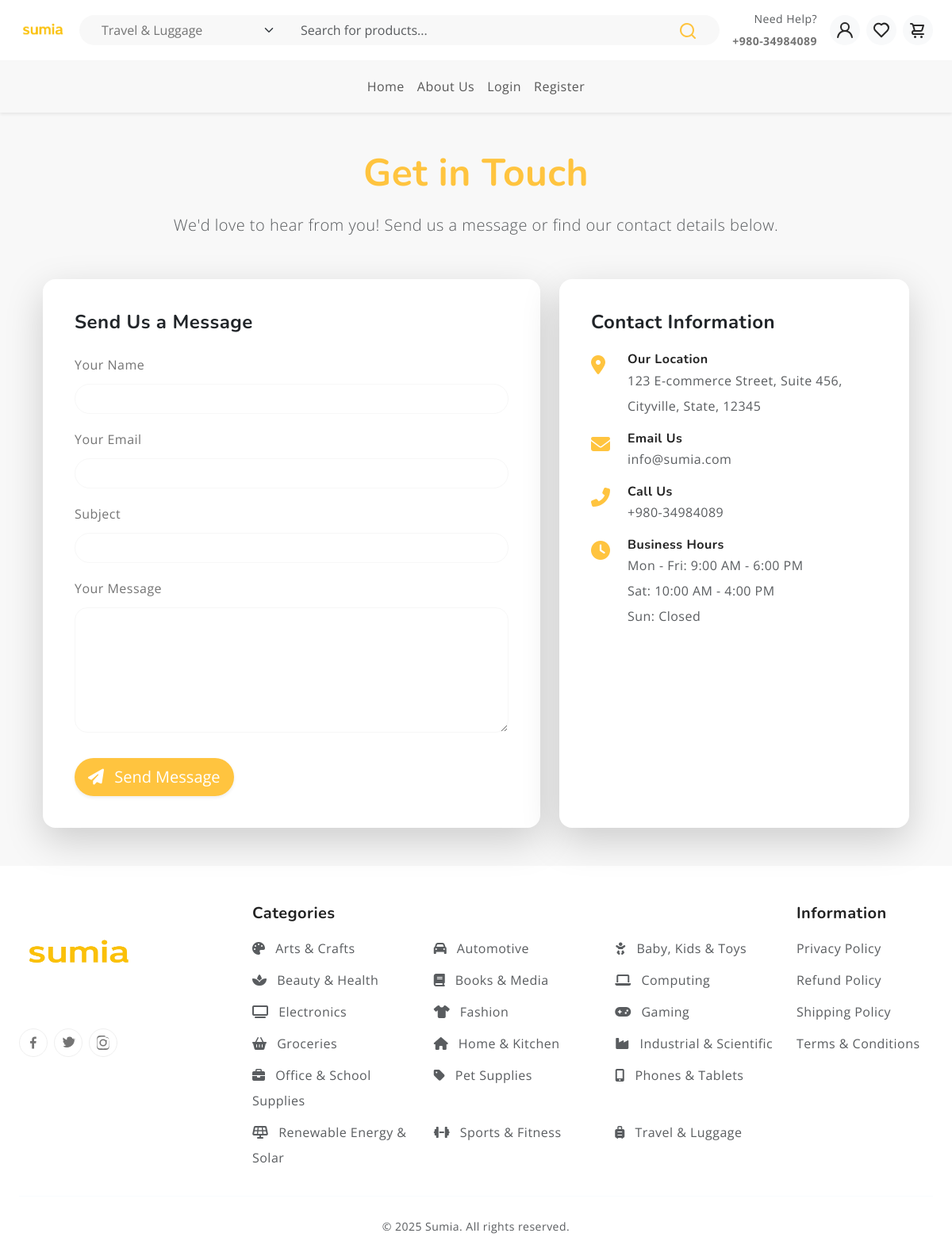
Page /contact/ on the committed database.
### pages/models.py (models this page shows, shortened)
class Category(models.Model):
    name = models.CharField(max_length=100, unique=True)
    slug = models.SlugField(max_length=100, unique=True, blank=True)
    parent = models.ForeignKey(
        'self',
        on_delete=models.SET_NULL,
        null=True,
        blank=True,
        related_name='subcategories'
    )
    description = models.TextField(blank=True)
    is_active = models.BooleanField(default=True)
    created_at = models.DateTimeField(auto_now_add=True)
    updated_at = models.DateTimeField(auto_now=True)
    icon = models.CharField(
        max_length=50,
        blank=True,
        null=True,
        help_text="Font Awesome 6 icon class (e.g., 'fa-solid fa-laptop'). Auto-assigned if empty."
    )
    class Meta:
        verbose_name_plural = 'Categories'
        ordering = ['name']
    CATEGORY_ICON_MAP = {
        'phones': 'fa-solid fa-mobile-alt', 'tablets': 'fa-solid fa-tablet-alt',
        'electronics': 'fa-solid fa-tv', 'computing': 'fa-solid fa-laptop',
        'laptops': 'fa-solid fa-laptop', 'desktops': 'fa-solid fa-desktop',
        'fashion': 'fa-solid fa-shirt', 'clothing': 'fa-solid fa-shirt',
        'shoes': 'fa-solid fa-shoe-prints', 'beauty': 'fa-solid fa-spa',
        'health': 'fa-solid fa-heart-pulse', 'home': 'fa-solid fa-house',
        'kitchen': 'fa-solid fa-blender', 'baby': 'fa-solid fa-baby',
        'kids': 'fa-solid fa-child', 'toys': 'fa-solid fa-robot',
        'sports': 'fa-solid fa-dumbbell', 'fitness': 'fa-solid fa-running',
        'automotive': 'fa-solid fa-car', 'motorcycles': 'fa-solid fa-motorcycle',
        'books': 'fa-solid fa-book', 'media': 'fa-solid fa-compact-disc',
        'gaming': 'fa-solid fa-gamepad', 'groceries': 'fa-solid fa-basket-shopping',
        'food': 'fa-solid fa-apple-whole', 'office': 'fa-solid fa-briefcase',
        'school': 'fa-solid fa-pencil-alt', 'arts': 'fa-solid fa-palette',
        'crafts': 'fa-solid fa-scissors', 'travel': 'fa-solid fa-suitcase-rolling',
        'luggage': 'fa-solid fa-suitcase', 'pets': 'fa-solid fa-paw',
        'industrial': 'fa-solid fa-industry', 'scientific': 'fa-solid fa-flask',
        'renewable': 'fa-solid fa-solar-panel', 'solar': 'fa-solid fa-sun',
        'power': 'fa-solid fa-bolt', 'smartphones': 'fa-solid fa-mobile-alt',
        'tablets': 'fa-solid fa-tablet-alt', 'televisions': 'fa-solid fa-tv',
        'cameras': 'fa-solid fa-camera', 'printers': 'fa-solid fa-print',
        'fragrances': 'fa-solid fa-spray-can', 'skincare': 'fa-solid fa-face-mask',
        'cookware': 'fa-solid fa-utensils', 'appliances': 'fa-solid fa-fan',
        'diapers': 'fa-solid fa-baby-carriage', 'strollers': 'fa-solid fa-baby-carriage',
        'consoles': 'fa-solid fa-gamepad', 'stationery': 'fa-solid fa-pen-fancy',
        'suitcases': 'fa-solid fa-suitcase-rolling', 'dog food': 'fa-solid fa-dog',
        'cat food': 'fa-solid fa-cat', 'test instruments': 'fa-solid fa-microscope',
        'power tools': 'fa-solid fa-screwdriver-wrench', 'inverters': 'fa-solid fa-charging-station',
        'batteries': 'fa-solid fa-battery-full',
    }
    DEFAULT_ICON = 'fa-solid fa-tag' # Fallback icon

### pages/views.py (the view)
# urls.py: path('contact/', contact, name='contact'),
def contact(request):
    top_level_categories = Category.objects.filter(parent__isnull=True).order_by('name')
    return render(request, 'contact.html', {'top_level_categories': top_level_categories})

### templates/contact.html (shortened to what this page needs)
{% extends 'base.html' %}
{% load static %}
{% block content %}
<section class="py-5 bg-light">
    <div class="container">
        <div class="text-center mb-5">
            <h2 class="fw-bold text-primary display-5 mb-3">Get in Touch</h2>
            <p class="lead text-muted">We'd love to hear from you! Send us a message or find our contact details below.</p>
        </div>
        <div class="row g-4">
            <div class="col-lg-7">
                <div class="card shadow-lg border-0 rounded-4 p-4">
                    <div class="card-body">
                        <h4 class="card-title mb-4 fw-bold text-dark">Send Us a Message</h4>
                        <form action="#" method="post">
                            <div class="mb-3">
                                <label for="name" class="form-label">Your Name</label>
                                <input type="text" class="form-control rounded-pill" id="name" name="name" required>
                            </div>
                            <div class="mb-3">
                                <label for="email" class="form-label">Your Email</label>
                                <input type="email" class="form-control rounded-pill" id="email" name="email" required>
                            </div>
                            <div class="mb-3">
                                <label for="subject" class="form-label">Subject</label>
                                <input type="text" class="form-control rounded-pill" id="subject" name="subject">
                            </div>
                            <div class="mb-3">
                                <label for="message" class="form-label">Your Message</label>
                                <textarea class="form-control rounded-4" id="message" name="message" rows="6" required></textarea>
                            </div>
                            <button type="submit" class="btn btn-primary btn-lg rounded-pill shadow-sm mt-3">
                                <i class="fas fa-paper-plane me-2"></i> Send Message
                            </button>
                        </form>
                    </div>
                </div>
            </div>
            <div class="col-lg-5">
                <div class="card shadow-lg border-0 rounded-4 p-4 h-100 d-flex flex-column justify-content-between">
                    <div class="card-body">
                        <h4 class="card-title mb-4 fw-bold text-dark">Contact Information</h4>
                        <ul class="list-unstyled contact-info-list">
                            <li class="d-flex align-items-start mb-3">
                                <i class="fas fa-map-marker-alt text-primary fs-4 me-3 mt-1"></i>
                                <div>
                                    <h6 class="fw-bold mb-0">Our Location</h6>
                                    <p class="mb-0 text-muted">123 E-commerce Street, Suite 456, Cityville, State, 12345</p>
                                </div>
                            </li>
                            <li class="d-flex align-items-start mb-3">
                                <i class="fas fa-envelope text-primary fs-4 me-3 mt-1"></i>
                                <div>
                                    <h6 class="fw-bold mb-0">Email Us</h6>
                                    <p class="mb-0"><a href="mailto:info@sumia.com" class="text-decoration-none text-muted">info@sumia.com</a></p>
                                </div>
                            </li>
                            <li class="d-flex align-items-start mb-3">
                                <i class="fas fa-phone-alt text-primary fs-4 me-3 mt-1"></i>
                                <div>
                                    <h6 class="fw-bold mb-0">Call Us</h6>
                                    <p class="mb-0"><a href="tel:+98034984089" class="text-decoration-none text-muted">+980-34984089</a></p>
                                </div>
                            </li>
                            <li class="d-flex align-items-start mb-3">
                                <i class="fas fa-clock text-primary fs-4 me-3 mt-1"></i>
                                <div>
                                    <h6 class="fw-bold mb-0">Business Hours</h6>
                                    <p class="mb-0 text-muted">Mon - Fri: 9:00 AM - 6:00 PM</p>
                                    <p class="mb-0 text-muted">Sat: 10:00 AM - 4:00 PM</p>
                                    <p class="mb-0 text-muted">Sun: Closed</p>
                                </div>
                            </li>
                        </ul>
                    </div>
                </div>
            </div>
        </div>
    </div>
</section>
{% endblock %}

### templates/base.html (shortened to what this page needs)
<!DOCTYPE html>
<html lang="en">
<head>
  {% load static %}
  <link rel="stylesheet" href="https://cdnjs.cloudflare.com/ajax/libs/font-awesome/6.5.2/css/all.min.css"
 />
  <link rel="stylesheet" href="https://cdn.jsdelivr.net/npm/swiper@9/swiper-bundle.min.css">
  <link href="https://cdn.jsdelivr.net/npm/bootstrap@5.3.0-alpha3/dist/css/bootstrap.min.css" rel="stylesheet"
>
  <link rel="stylesheet" type="text/css" href="{% static 'css/vendor.css' %}">
  <link rel="stylesheet" type="text/css" href="{% static 'style.css' %}">
</head>
<body>
<header class="sticky-top bg-white shadow-sm border-bottom">
  <div class="container-fluid py-2">
    <div class="row align-items-center g-3">
      <div class="col-auto">
        <a href="{% url 'home' %}">
          <img src="{% static 'images/sumia.png' %}" alt="Sumia Logo" class="img-fluid" style="height: 60px;">
        </a>
      </div>
      <div class="col d-none d-lg-block">
        <form class="d-flex align-items-center bg-light rounded-pill px-3" action="{% url 'search' %}" method="GET">
          <select name="category" class="form-select border-0 bg-transparent w-auto me-2">
            {% for parent in top_level_categories %}
              <option value="{{ parent.id }}" {% if request.GET.category|add:'' == parent.id|add:'' %}selected{% endif %}>
                {{ parent.name }}
              </option>
            {% endfor %}
          </select>
          <input type="text" name="q" class="form-control border-0 bg-transparent"
                     placeholder="Search for products..." value="{{ request.GET.q|default:'' }}">
          <button type="submit" class="btn border-0 bg-transparent text-primary">
            <svg width="24" height="24"><use xlink:href="#search"></use></svg>
          </button>
        </form>
      </div>
      <div class="col-auto ms-auto d-flex align-items-center gap-3">
        <div class="d-none d-xl-block text-end small">
          <div class="text-muted">Need Help?</div>
          <div class="fw-bold">+980-34984089</div>
        </div>
        <ul class="list-unstyled d-flex m-0 gap-2 align-items-center">
          <li>
            <a href="{% if user.is_authenticated %}
                         {% if user.account_type == 'user' %}{% url 'user_dashboard' %}
                         {% elif user.account_type == 'vendor' %}{% url 'vendor_dashboard' %}
                         {% else %}{% url 'login' %}{% endif %}
                       {% else %}
                         {% url 'login' %}
                       {% endif %}"
               class="icon-btn">
              <svg width="24" height="24"><use xlink:href="#user"></use></svg>
            </a>
          </li>
          <li><a href="{% url 'wishlist' %}" class="icon-btn"><svg width="24" height="24"><use xlink:href="#heart"></use></svg></a></li>
          <li><a href="{% url 'cart' %}" class="icon-btn"><svg width="24" height="24"><use xlink:href="#cart"></use></svg></a></li>
        </ul>
      </div>
    </div>
  </div>
  <nav class="bg-light border-top">
    <div class="container">
      <div class="navbar navbar-expand-lg navbar-light">
        <div class="collapse navbar-collapse justify-content-center" id="mainNavbar">
          <ul class="navbar-nav mb-2 mb-lg-0">
            <li class="nav-item"><a href="{% url 'home' %}" class="nav-link">Home</a></li>
            <li class="nav-item"><a href="{% url 'about' %}" class="nav-link">About Us</a></li>
            {% if request.user.is_authenticated %}
              <li class="nav-item"><a href="{% if request.user.account_type == 'user' %}{% url 'user_dashboard' %}
                                             {% elif request.user.account_type == 'vendor' %}{% url 'vendor_dashboard' %}
                                             {% else %}{% url 'login' %}{% endif %}" class="nav-link">My Account</a></li>
              <li class="nav-item"><a href="{% url 'cart' %}" class="nav-link">Cart</a></li>
              <li class="nav-item"><a href="{% url 'wishlist' %}" class="nav-link">Wishlist</a></li>
              <li class="nav-item"><a href="{% url 'logout' %}" class="nav-link text-danger">Logout</a></li>
            {% else %}
              <li class="nav-item"><a href="{% url 'login' %}" class="nav-link">Login</a></li>
              <li class="nav-item"><a href="{% url 'register' %}" class="nav-link">Register</a></li>
            {% endif %}
          </ul>
        </div>
      </div>
    </div>
  </nav>
</header>
  {% block content %}
  {% endblock %}
<footer class="text-light pt-5 pb-4">
  <div class="container-fluid">
    <div class="row gy-4">
      <div class="col-lg-3 col-md-6">
                    <a href="{% url 'home' %}">
              <img src="{% static 'images/sumia.png' %}" style="width: 150px; height: 125px; margin-bottom: 2rem;" alt="logo"
                class="img-fluid">
            </a>
          <div class="d-flex gap-2">
          <a href="#" class="btn btn-outline-light rounded-circle p-2 d-flex align-items-center justify-content-center">
            <svg xmlns="http://www.w3.org/2000/svg" width="18" height="18" viewBox="0 0 24 24">
              <path fill="currentColor"
                d="M15.12 5.32H17V2.14A26.11 26.11 0 0 0 14.26 2c-2.72 0-4.58 1.66-4.58 4.7v2.62H6.61v3.56h3.07V22h3.68v-9.12h3.06l.46-3.56h-3.52V7.05c0-1.05.28-1.73 1.76-1.73Z" />
            </svg>
          </a>
          <a href="#" class="btn btn-outline-light rounded-circle p-2 d-flex align-items-center justify-content-center">
          </a>
          <a href="#" class="btn btn-outline-light rounded-circle p-2 d-flex align-items-center justify-content-center">
          </a>
        </div>
      </div>
      <div class="col-lg-7 col-md-12">
        <h5 class="fw-bold mb-3">Categories</h5>
        <div class="row">
          {% for parent in top_level_categories %}
          <div class="col-6 col-sm-4 mb-2">
            <a href="{% url 'category_detail' parent.slug %}" class="text-muted text-decoration-none">
              {% if parent.icon %}<i class="{{ parent.icon }} me-2"></i>{% endif %}
              {{ parent.name }}
            </a>
          </div>
          {% endfor %}
        </div>
      </div>
      <div class="" style="width: fit-content;">
        <div>
        <h5 class="fw-bold mb-3">Information</h5>
        <ul class="list-unstyled">
          <li><a href="#" class="text-muted text-decoration-none d-block mb-2">Privacy Policy</a></li>
          <li><a href="#" class="text-muted text-decoration-none d-block mb-2">Refund Policy</a></li>
          <li><a href="#" class="text-muted text-decoration-none d-block mb-2">Shipping Policy</a></li>
          <li><a href="#" class="text-muted text-decoration-none d-block mb-2">Terms & Conditions</a></li>
        </ul></div>
        </div>
    </div>
    <hr class="border-secondary my-4">
    <div class="text-center text-muted small">
      &copy; 2025 Sumia. All rights reserved.
    </div>
  </div>
</footer>
</body>
</html>

### rows in the picture
Category: name "Arts & Crafts"
Category: name "Automotive"
Category: name "Baby, Kids & Toys"
Category: name "Beauty & Health"
Category: name "Books & Media"
Category: name "Computing"
Category: name "Electronics"
Category: name "Fashion"
Category: name "Gaming"
Category: name "Groceries"
Category: name "Home & Kitchen"
Category: name "Industrial & Scientific"
Category: name "Office & School Supplies"
Category: name "Pet Supplies"
Category: name "Phones & Tablets"
Category: name "Renewable Energy & Solar"
Category: name "Sports & Fitness"
Category: name "Travel & Luggage"

### other values in the picture
form field category "Travel & Luggage"
